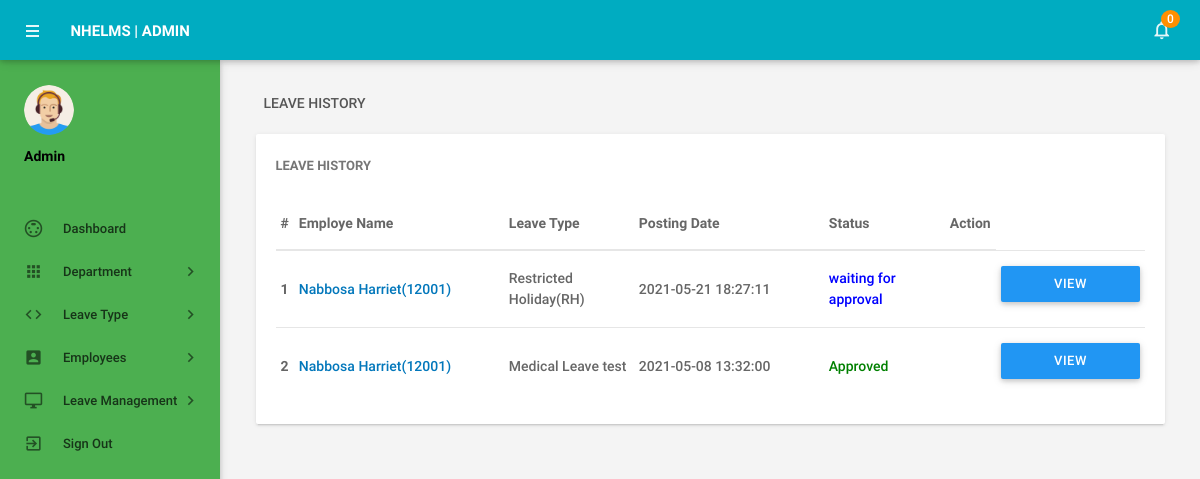
The page /admin/leaves.php (signed in) on the database its author committed.
### tables this page shows
CREATE TABLE `tblleaves` (
  `id` int(11) NOT NULL,
  `LeaveType` varchar(110) NOT NULL,
  `ToDate` varchar(120) NOT NULL,
  `FromDate` varchar(120) NOT NULL,
  `Description` mediumtext NOT NULL,
  `PostingDate` timestamp NOT NULL DEFAULT current_timestamp(),
  `AdminRemark` mediumtext DEFAULT NULL,
  `AdminRemarkDate` varchar(120) DEFAULT NULL,
  `Status` int(1) NOT NULL,
  `IsRead` int(1) NOT NULL,
  `empid` int(11) DEFAULT NULL
);

CREATE TABLE `tblemployees` (
  `id` int(11) NOT NULL,
  `EmpId` varchar(100) NOT NULL,
  `FirstName` varchar(150) NOT NULL,
  `LastName` varchar(150) NOT NULL,
  `EmailId` varchar(200) NOT NULL,
  `Password` varchar(180) NOT NULL,
  `Gender` varchar(100) NOT NULL,
  `Dob` varchar(100) NOT NULL,
  `Department` varchar(255) NOT NULL,
  `Address` varchar(255) NOT NULL,
  `City` varchar(200) NOT NULL,
  `Country` varchar(150) NOT NULL,
  `Phonenumber` char(11) NOT NULL,
  `Status` int(1) NOT NULL,
  `RegDate` timestamp NOT NULL DEFAULT current_timestamp()
);

### admin/leaves.php (the view, shortened to what this page needs)
<?php
include('includes/config.php');
if(strlen($_SESSION['alogin'])==0)
    {
header('location:index.php');
}
else{
 ?>
<!DOCTYPE html>
<html lang="en">
    <head>
        <link type="text/css" rel="stylesheet" href="../assets/plugins/materialize/css/materialize.min.css"/>
        <link href="../assets/plugins/material-preloader/css/materialPreloader.min.css" rel="stylesheet">
        <link href="../assets/plugins/datatables/css/jquery.dataTables.min.css" rel="stylesheet">
                <link href="../assets/plugins/google-code-prettify/prettify.css" rel="stylesheet" type="text/css"/>
        <link href="../assets/css/alpha.min.css" rel="stylesheet" type="text/css"/>
        <link href="../assets/css/custom.css" rel="stylesheet" type="text/css"/>
    </head>
    <body>
       <?php include('includes/header.php');?>
       <?php include('includes/sidebar.php');?>
            <main class="mn-inner">
                <div class="row">
                    <div class="col s12">
                        <div class="page-title">Leave History</div>
                    </div>
                    <div class="col s12 m12 l12">
                        <div class="card">
                            <div class="card-content">
                                <span class="card-title">Leave History</span>
                                <table id="example" class="display responsive-table ">
                                    <thead>
                                        <tr>
                                            <th>#</th>
                                            <th width="200">Employe Name</th>
                                            <th width="120">Leave Type</th>
                                             <th width="180">Posting Date</th>
                                            <th>Status</th>
                                            <th align="center">Action</th>
                                        </tr>
                                    </thead>
                                    <tbody>
<?php $sql = "SELECT tblleaves.id as lid,tblemployees.FirstName,tblemployees.LastName,tblemployees.EmpId,tblemployees.id,tblleaves.LeaveType,tblleaves.PostingDate,tblleaves.Status from tblleaves join tblemployees on tblleaves.empid=tblemployees.id order by lid desc";
$query = $dbh -> prepare($sql);
$query->execute();
$results=$query->fetchAll(PDO::FETCH_OBJ);
$cnt=1;
if($query->rowCount() > 0)
{
foreach($results as $result)
{
      ?>
                                        <tr>
                                            <td> <b><?php echo htmlentities($cnt);?></b></td>
                                              <td><a href="editemployee.php?empid=<?php echo htmlentities($result->id);?>" target="_blank"><?php echo htmlentities($result->FirstName." ".$result->LastName);?>(<?php echo htmlentities($result->EmpId);?>)</a></td>
                                            <td><?php echo htmlentities($result->LeaveType);?></td>
                                            <td><?php echo htmlentities($result->PostingDate);?></td>
                                                                       <td><?php $stats=$result->Status;
if($stats==1){
                                             ?>
                                                 <span style="color: green">Approved</span>
                                                 <?php } if($stats==2)  { ?>
                                                 <?php } if($stats==0)  { ?>
 <span style="color: blue">waiting for approval</span>
 <?php } ?>
                                             </td>
          <td>
           <td><a href="leave-details.php?leaveid=<?php echo htmlentities($result->lid);?>" class="waves-effect waves-light btn blue m-b-xs"  > View Details</a></td>
                                    </tr>
                                         <?php $cnt++;} }?>
                                    </tbody>
                                </table>
                            </div>
                        </div>
                    </div>
                </div>
            </main>
        </div>
        <div class="left-sidebar-hover"></div>
    </body>
</html>
<?php } ?>

### rows shown on the page
tblleaves: tblemployees.FirstName+LastName "Nabbosa Harriet", tblemployees.EmpId "12001", LeaveType "Restricted Holiday(RH)", PostingDate "2021-05-21 18:27:11", Status "waiting for approval"
tblleaves: tblemployees.FirstName+LastName "Nabbosa Harriet", tblemployees.EmpId "12001", LeaveType "Medical Leave test", PostingDate "2021-05-08 13:32:00", Status "Approved"

### other values the page prints
$unreadcount "0"
